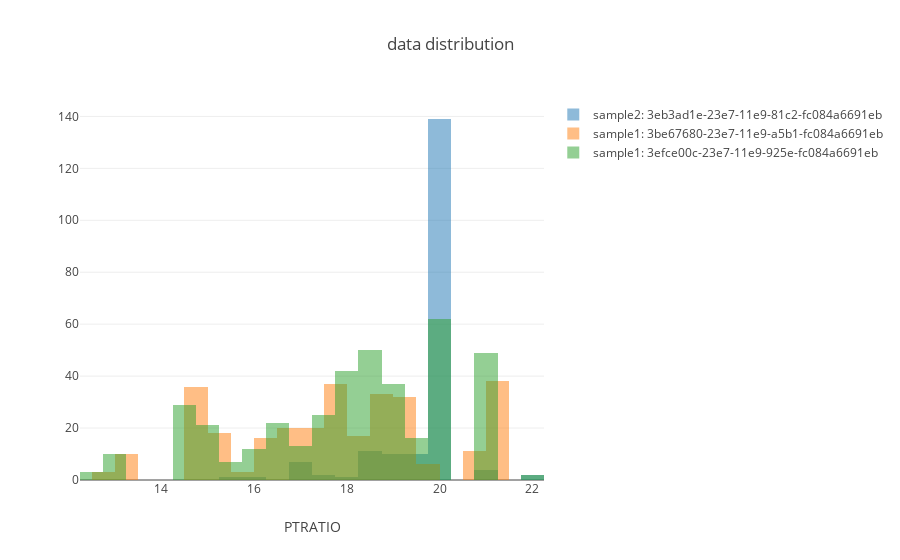

The code cell stored with this chart in its notebook:
### Markdown cell above
### Plot data

### Code cell
plot.histogram_data(ml_repo, {ml_repo.tree.test_data.sample2() :['last'], ml_repo.tree.training_data.sample1(): ['first','last']}, x_coordinate = 'PTRATIO') #, y_coordinate='MEDV')

### Figure 1 — Plotly figure (JSON) as saved in the notebook; plotly's stock layout.template omitted (floating-point values rounded to 4 significant figures; data arrays with more than 128 entries replaced by an {"elided": "..."} marker saying what was removed)
{"data": [{"name": "sample2: 3eb3ad1e-23e7-11e9-81c2-fc084a6691eb", "opacity": 0.5, "text": "", "type": "histogram", "x": {"elided": "188 float values"}}, {"name": "sample1: 3be67680-23e7-11e9-a5b1-fc084a6691eb", "opacity": 0.5, "text": "", "type": "histogram", "x": {"elided": "300 float values"}}, {"name": "sample1: 3efce00c-23e7-11e9-925e-fc084a6691eb", "opacity": 0.5, "text": "", "type": "histogram", "x": {"elided": "400 float values"}}], "layout": {"barmode": "overlay", "title": "data distribution", "xaxis": {"title": "PTRATIO"}}}
